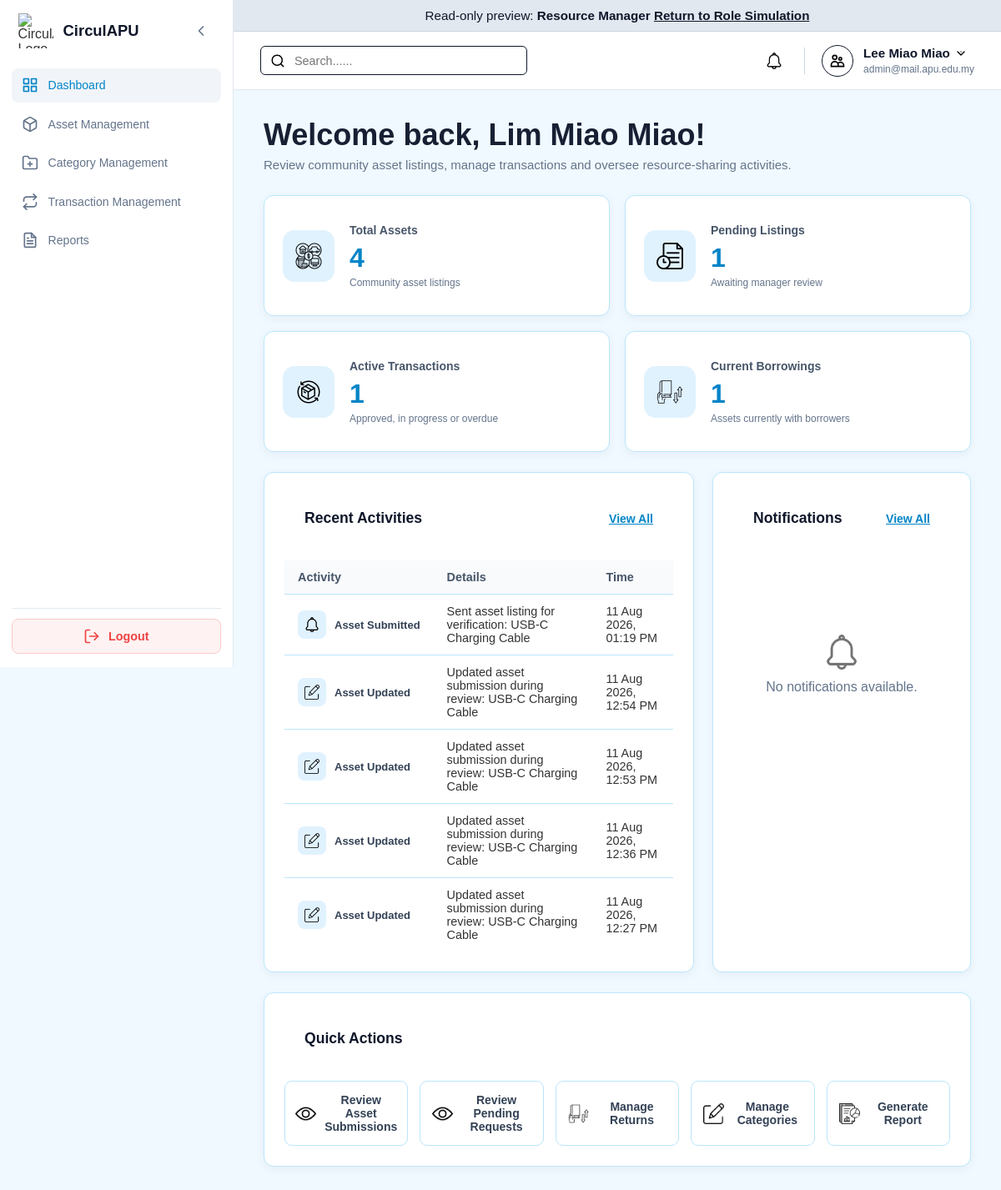
The page /Manager/manager_dashboard.php?preview=Manager (signed in) on the database as committed earlier.
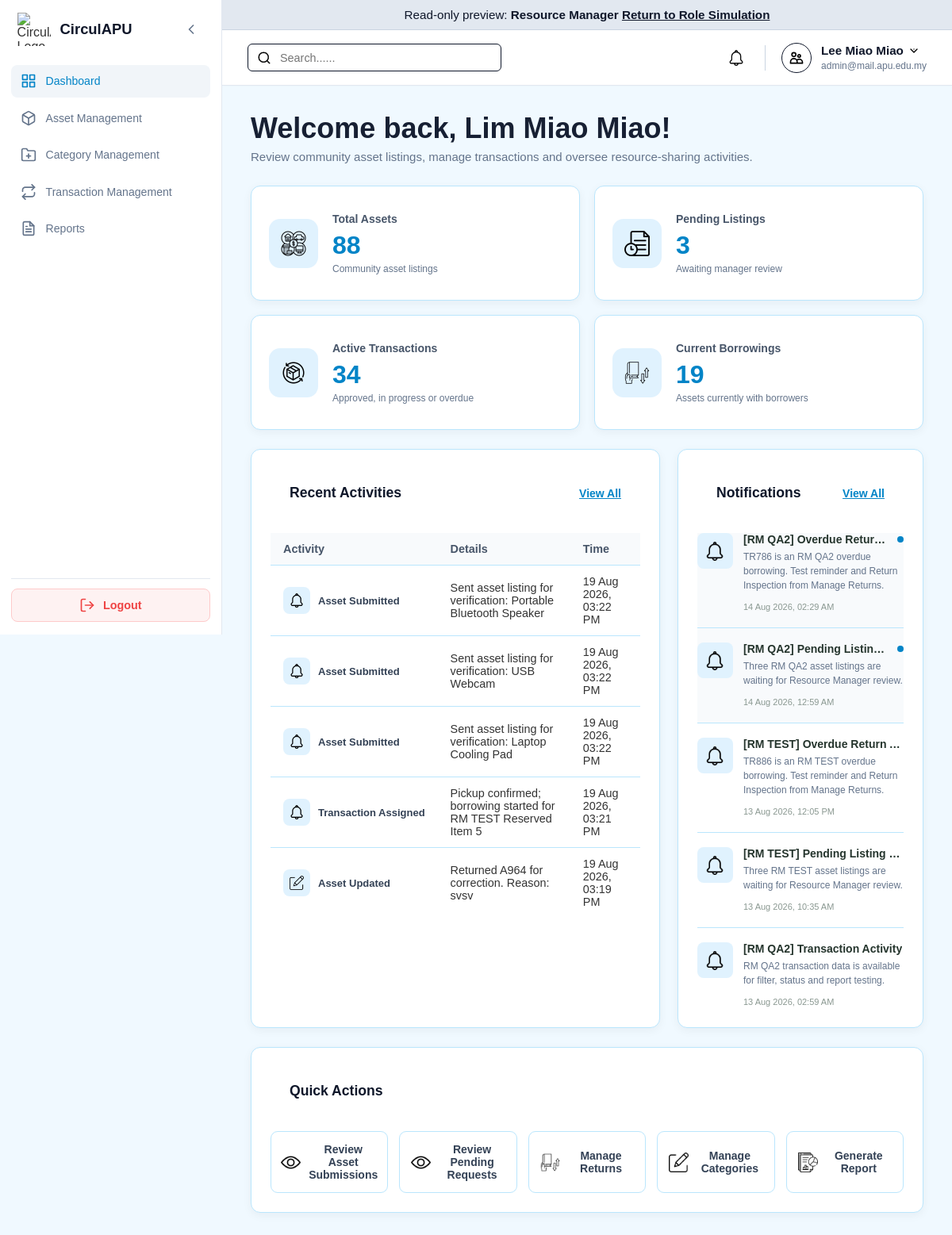
The same page on the database as committed later.
### tables this page shows
CREATE TABLE `systemlog` (
  `logID` varchar(10) NOT NULL,
  `userID` varchar(10) NOT NULL,
  `actionType` enum('Create','Submit','Approve','Reject','Redeem','Assign','Update','Delete','Login','Logout') NOT NULL,
  `refType` enum('Mission','Asset','Reward','Badge','Tier','Verification','User','Category','Transaction','Borrowing') NOT NULL,
  `refID` varchar(10) DEFAULT NULL,
  `description` varchar(255) NOT NULL,
  `timeLogged` timestamp NOT NULL DEFAULT current_timestamp()
);

CREATE TABLE `notification` (
  `notificationID` varchar(10) NOT NULL,
  `userID` varchar(10) NOT NULL,
  `title` varchar(100) NOT NULL,
  `content` varchar(255) NOT NULL,
  `status` enum('Read','Unread') NOT NULL DEFAULT 'Unread',
  `createdDate` timestamp NOT NULL DEFAULT current_timestamp()
);

### Manager/manager_dashboard.php (the view, shortened to what the changed rows need)
<?php
$isAdminPreview = ($_SESSION['user_role'] ?? '') === 'Admin' && ($_GET['preview'] ?? '') === 'Manager';
function e($v): string { return htmlspecialchars((string)$v,ENT_QUOTES,'UTF-8'); }
function activityLabel(string $a,string $r): string {
    $m=['Create'=>'Created','Update'=>'Updated','Delete'=>'Removed','Approve'=>'Approved','Reject'=>'Rejected','Submit'=>'Submitted','Assign'=>'Assigned'];
    return $r.' '.($m[$a]??$a);
}
function activityIcon(string $a): string {
    return ['Create'=>'create.png','Update'=>'edit.png','Delete'=>'delete.png'][$a]??'notification.png';
}
function managerDate(?string $v): string { return $v&&strtotime($v)?date('d M Y, h:i A',strtotime($v)):'-'; }
$managerID=$_SESSION['user_id'];
$managerName=$_SESSION['user_name']??'Resource Manager';
$totalAssets=$pendingListings=$activeTransactions=$currentBorrowed=$urgentRequests=0;
$recentActivities=$notifications=[];$databaseError='';
require_once '../db.php';
try{
    $conn->set_charset('utf8mb4');
    if ($isAdminPreview) {
        $previewUser = $conn->query(
            "SELECT userID, name FROM user
             WHERE role = 'Manager' AND status = 'Active'
             ORDER BY dateCreated ASC, userID ASC LIMIT 1"
        )->fetch_assoc();
        if ($previewUser) {
            $managerID = $previewUser['userID'];
            $managerName = $previewUser['name'];
        } else {
            $managerName = 'Resource Manager';
        }
    }
    $x=$conn->query("
        SELECT SUM(listingStatus<>'Removed') totalAssets,
               SUM(listingStatus='Pending Review') pendingListings
        FROM assets")->fetch_assoc();
    $totalAssets=(int)($x['totalAssets']??0);
    $pendingListings=(int)($x['pendingListings']??0);
    $currentBorrowed=(int)$conn->query("
        SELECT COUNT(*) total FROM borrowings
        WHERE actualReturnDate IS NULL
        AND borrowingStatus IN ('Borrowed','Active','Overdue')
    ")->fetch_assoc()['total'];
    $activeTransactions=(int)$conn->query("
        SELECT COUNT(*) total FROM transactionrequests
        WHERE requestStatus IN ('Approved','In Progress','Overdue')
    ")->fetch_assoc()['total'];
    $r=$conn->query("
        SELECT actionType,refType,refID,description,timeLogged
        FROM systemlog
        WHERE refType IN ('Asset','Category','Transaction','Borrowing')
        ORDER BY timeLogged DESC LIMIT 5");
    while($x=$r->fetch_assoc())$recentActivities[]=$x;
    $s=$conn->prepare("SELECT notificationID,title,content,status,createdDate FROM notification WHERE userID=? ORDER BY createdDate DESC LIMIT 5");
    $s->bind_param('s',$managerID);$s->execute();$r=$s->get_result();
    while($x=$r->fetch_assoc())$notifications[]=$x;
}catch(Throwable $z){error_log($z->getMessage());$databaseError='Unable to load dashboard data. Please check the database connection.';}
?>
<!DOCTYPE html>
<html lang="en">
<head>
<link rel="stylesheet" href="../style.css"><link rel="stylesheet" href="manager_style.css?v=<?=filemtime(__DIR__.'/manager_style.css')?>">
<link rel="stylesheet" href="manager_mobile.css">
</head>
<body class="role-manager">
<div class="dashboard-container">
<div class="main-content">
<main class="page-body dashboard-page">
<section class="dashboard-welcome">
<div><h1>Welcome back, <?=e($managerName)?>!</h1><p>Review community asset listings, manage transactions and oversee resource-sharing activities.</p></div>
</section>
<section class="stats-grid" aria-label="Resource Manager statistics">
<a href="manager_assets.php" class="stat-card">
<div class="stat-content"><h3>Total Assets</h3><strong class="stat-value"><?=$totalAssets?></strong><p class="stat-description">Community asset listings</p></div>
</a>
<a href="manager_assets.php?listingStatus=Pending+Review" class="stat-card">
<div class="stat-content"><h3>Pending Listings</h3><strong class="stat-value"><?=$pendingListings?></strong><p class="stat-description">Awaiting manager review</p></div>
</a>
<a href="manager_transactions.php?activeTransaction=1" class="stat-card">
<div class="stat-content"><h3>Active Transactions</h3><strong class="stat-value"><?=$activeTransactions?></strong><p class="stat-description">Approved, in progress or overdue</p></div>
</a>
<a href="manager_borrowed_assets.php" class="stat-card">
<div class="stat-content"><h3>Current Borrowings</h3><strong class="stat-value"><?=$currentBorrowed?></strong><p class="stat-description">Assets currently with borrowers</p></div>
</a>
</section>
<section class="dashboard-lower-grid">
<article class="content-card dashboard-panel">
<div class="card-header"><h2>Recent Activities</h2><a href="manager_recent_activities.php">View All</a></div>
<div class="table-wrapper desktop-activity-table"><table class="data-table manager-activity-table">
<thead><tr><th>Activity</th><th>Details</th><th>Time</th></tr></thead><tbody>
<?php if(!$recentActivities):?><tr><td colspan="3" class="dashboard-empty-state">No recent activities available.</td></tr>
<?php else:foreach($recentActivities as $x):?>
<tr>
<td><div class="activity-name activity-flex"><span class="activity-icon"><img src="../assets/icons/<?=e(activityIcon($x['actionType']))?>" alt=""></span><strong><?=e(activityLabel($x['actionType'],$x['refType']))?></strong></div></td>
<td><?=e($x['description'])?></td><td><?=e(managerDate($x['timeLogged']))?></td>
</tr>
<?php endforeach;endif;?>
</tbody></table></div>
</article>
<article class="content-card dashboard-panel">
<div class="card-header"><h2>Notifications</h2><a href="manager_notifications.php">View All</a></div>
<div class="notification-list">
<?php if(!$notifications):?>
<div class="notification-empty-state"><img src="../assets/icons/notification.png" alt=""><p>No notifications available.</p></div>
<?php else:foreach($notifications as $x):?>
<a href="manager_notifications.php" class="notification-item <?=$x['status']==='Unread'?'notification-unread':''?>">
<div class="notification-icon"><img src="../assets/icons/notification.png" alt=""></div>
<div class="notification-content"><div class="notification-title-row"><strong><?=e($x['title'])?></strong><?php if($x['status']==='Unread'):?><span class="unread-indicator" title="Unread notification"></span><?php endif;?></div><p><?=e($x['content'])?></p><time><?=e(managerDate($x['createdDate']))?></time></div>
</a>
<?php endforeach;endif;?>
</div>
</article>
</section>
<section class="content-card quick-actions">
<div class="card-header"><h2>Quick Actions</h2></div>
</section>
</main>
</div></div>
</body></html>

Rows that differ between the two databases and show on the page:
no longer on this page (row unchanged): systemlog: activityLabel($x['actionType'],$x['refType']) "Asset Submitted", description "Sent asset listing for verification: USB-C Charging Cable", timeLogged "11 Aug 2026, 01:19 PM"
no longer on this page (row unchanged): systemlog: activityLabel($x['actionType'],$x['refType']) "Asset Updated", description "Updated asset submission during review: USB-C Charging Cable", timeLogged "11 Aug 2026, 12:54 PM"
no longer on this page (row unchanged): systemlog: activityLabel($x['actionType'],$x['refType']) "Asset Updated", description "Updated asset submission during review: USB-C Charging Cable", timeLogged "11 Aug 2026, 12:53 PM"
no longer on this page (row unchanged): systemlog: activityLabel($x['actionType'],$x['refType']) "Asset Updated", description "Updated asset submission during review: USB-C Charging Cable", timeLogged "11 Aug 2026, 12:36 PM"
no longer on this page (row unchanged): systemlog: activityLabel($x['actionType'],$x['refType']) "Asset Updated", description "Updated asset submission during review: USB-C Charging Cable", timeLogged "11 Aug 2026, 12:27 PM"
added systemlog: activityLabel($x['actionType'],$x['refType']) "Asset Submitted", description "Sent asset listing for verification: Portable Bluetooth Speaker", timeLogged "19 Aug 2026, 03:22 PM"
added systemlog: activityLabel($x['actionType'],$x['refType']) "Asset Submitted", description "Sent asset listing for verification: USB Webcam", timeLogged "19 Aug 2026, 03:22 PM"
added systemlog: activityLabel($x['actionType'],$x['refType']) "Asset Submitted", description "Sent asset listing for verification: Laptop Cooling Pad", timeLogged "19 Aug 2026, 03:22 PM"
added systemlog: activityLabel($x['actionType'],$x['refType']) "Transaction Assigned", description "Pickup confirmed; borrowing started for RM TEST Reserved Item 5", timeLogged "19 Aug 2026, 03:21 PM"
added systemlog: activityLabel($x['actionType'],$x['refType']) "Asset Updated", description "Returned A964 for correction. Reason: svsv", timeLogged "19 Aug 2026, 03:19 PM"
added notification: title "[RM QA2] Overdue Retur…", status "Unread" (drawn), content "TR786 is an RM QA2 overdue borrowing. Test reminder and Return Inspection from Manage Returns.", createdDate "14 Aug 2026, 02:29 AM"
added notification: title "[RM QA2] Pending Listin…", status "Unread" (drawn), content "Three RM QA2 asset listings are waiting for Resource Manager review.", createdDate "14 Aug 2026, 12:59 AM"
added notification: title "[RM TEST] Overdue Return…", content "TR886 is an RM TEST overdue borrowing. Test reminder and Return Inspection from Manage Returns.", createdDate "13 Aug 2026, 12:05 PM"
added notification: title "[RM TEST] Pending Listing…", content "Three RM TEST asset listings are waiting for Resource Manager review.", createdDate "13 Aug 2026, 10:35 AM"
added notification: title "[RM QA2] Transaction Activity", content "RM QA2 transaction data is available for filter, status and report testing.", createdDate "13 Aug 2026, 02:59 AM"
Other text that changed with them:
$totalAssets: "4" → "88"
$pendingListings: "1" → "3"
$activeTransactions: "1" → "34"
$currentBorrowed: "1" → "19"
text no longer shown: "No notifications available."
